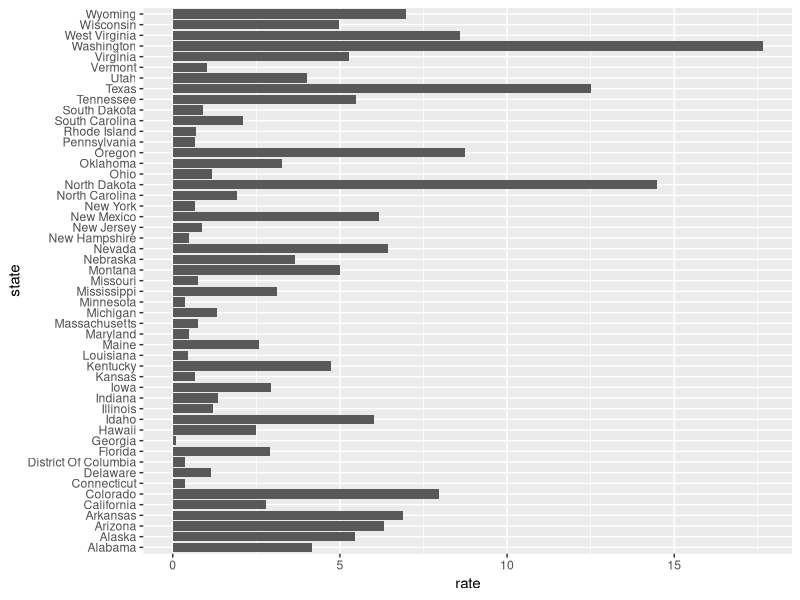
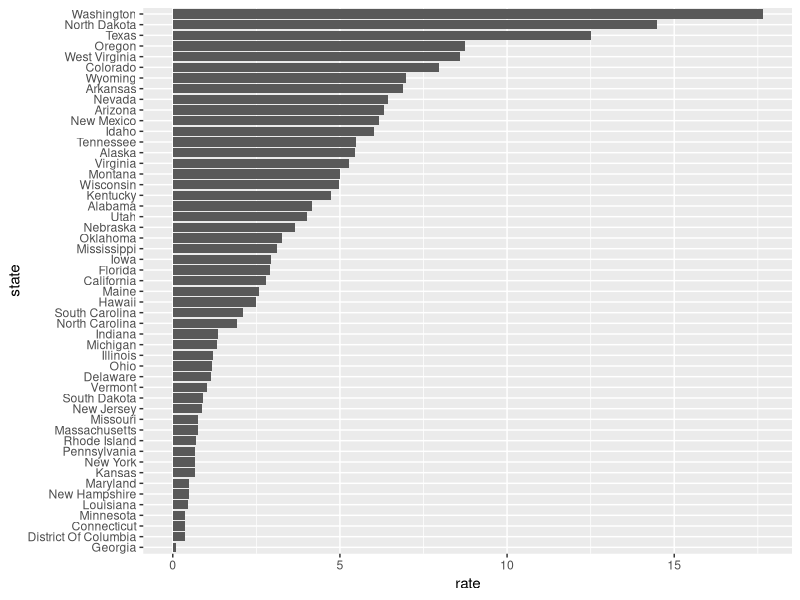
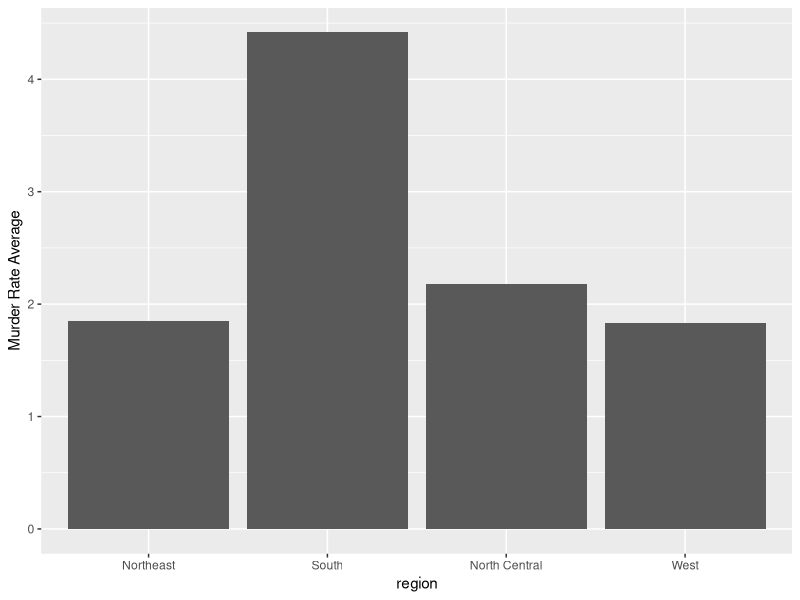
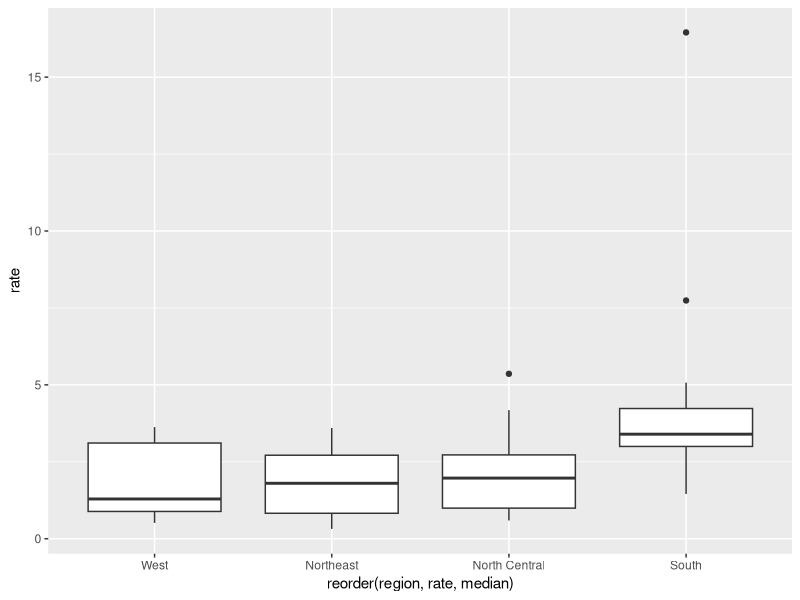

These figures' R source, in order:
## ---- chunk 1
library(dslabs)
library(dplyr)
library(ggplot2)
## ---- chunk 2
dat <- us_contagious_diseases |>  
  filter(year == 1967 & disease=="Measles" & !is.na(population)) |>
  mutate(rate = count / population * 10000 * 52 / weeks_reporting)
## ---- chunk 3
dat |> ggplot(aes(state, rate)) +
  geom_col() +
  coord_flip() 
## ---- chunk 4
state <- dat$state
rate <- dat$count/dat$population*10000*52/dat$weeks_reporting
## ---- chunk 5
state <- reorder(state, rate)
print(state)
levels(state)
## ---- chunk 6
dat <- us_contagious_diseases |>  
  filter(year == 1967 & disease=="Measles" & !is.na(population)) |>
  mutate(rate = count / population * 10000 * 52 / weeks_reporting) |>   mutate(state = reorder(state, rate))
## ---- chunk 7
dat |> ggplot(aes(state, rate)) +
  geom_col() +
  coord_flip() 
## ---- chunk 8
library(dslabs)
murders |> mutate(rate = total/population*100000) |>
group_by(region) |>
summarize(avg = mean(rate)) |>
mutate(region = factor(region)) |>
ggplot(aes(region, avg)) +
geom_col() + 
ylab("Murder Rate Average")
## ---- chunk 9
murders |> mutate(rate = total/population*100000) |> group_by(region) |> ggplot(aes(reorder(region, rate, median), rate)) + geom_boxplot()
